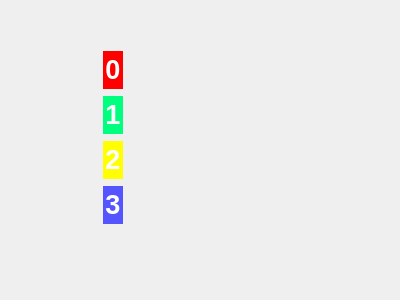
<?xml version="1.0" encoding="UTF-8"?>
<ui version="4.0">
 <class>Form</class>
 <widget class="QWidget" name="Form">
  <property name="geometry">
   <rect>
    <x>0</x>
    <y>0</y>
    <width>400</width>
    <height>300</height>
   </rect>
  </property>
  <property name="windowTitle">
   <string>Form</string>
  </property>
  <widget class="QLabel" name="label">
   <property name="geometry">
    <rect>
     <x>103</x>
     <y>51</y>
     <width>20</width>
     <height>38</height>
    </rect>
   </property>
   <property name="palette">
    <palette>
     <active>
      <colorrole role="WindowText">
       <brush brushstyle="SolidPattern">
        <color alpha="255">
         <red>0</red>
         <green>0</green>
         <blue>0</blue>
        </color>
       </brush>
      </colorrole>
      <colorrole role="Button">
       <brush brushstyle="SolidPattern">
        <color alpha="255">
         <red>255</red>
         <green>0</green>
         <blue>0</blue>
        </color>
       </brush>
      </colorrole>
      <colorrole role="Light">
       <brush brushstyle="SolidPattern">
        <color alpha="255">
         <red>255</red>
         <green>127</green>
         <blue>127</blue>
        </color>
       </brush>
      </colorrole>
      <colorrole role="Midlight">
       <brush brushstyle="SolidPattern">
        <color alpha="255">
         <red>255</red>
         <green>63</green>
         <blue>63</blue>
        </color>
       </brush>
      </colorrole>
      <colorrole role="Dark">
       <brush brushstyle="SolidPattern">
        <color alpha="255">
         <red>127</red>
         <green>0</green>
         <blue>0</blue>
        </color>
       </brush>
      </colorrole>
      <colorrole role="Mid">
       <brush brushstyle="SolidPattern">
        <color alpha="255">
         <red>170</red>
         <green>0</green>
         <blue>0</blue>
        </color>
       </brush>
      </colorrole>
      <colorrole role="Text">
       <brush brushstyle="SolidPattern">
        <color alpha="255">
         <red>0</red>
         <green>0</green>
         <blue>0</blue>
        </color>
       </brush>
      </colorrole>
      <colorrole role="BrightText">
       <brush brushstyle="SolidPattern">
        <color alpha="255">
         <red>255</red>
         <green>255</green>
         <blue>255</blue>
        </color>
       </brush>
      </colorrole>
      <colorrole role="ButtonText">
       <brush brushstyle="SolidPattern">
        <color alpha="255">
         <red>0</red>
         <green>0</green>
         <blue>0</blue>
        </color>
       </brush>
      </colorrole>
      <colorrole role="Base">
       <brush brushstyle="SolidPattern">
        <color alpha="255">
         <red>255</red>
         <green>255</green>
         <blue>255</blue>
        </color>
       </brush>
      </colorrole>
      <colorrole role="Window">
       <brush brushstyle="SolidPattern">
        <color alpha="255">
         <red>255</red>
         <green>0</green>
         <blue>0</blue>
        </color>
       </brush>
      </colorrole>
      <colorrole role="Shadow">
       <brush brushstyle="SolidPattern">
        <color alpha="255">
         <red>0</red>
         <green>0</green>
         <blue>0</blue>
        </color>
       </brush>
      </colorrole>
      <colorrole role="AlternateBase">
       <brush brushstyle="SolidPattern">
        <color alpha="255">
         <red>255</red>
         <green>127</green>
         <blue>127</blue>
        </color>
       </brush>
      </colorrole>
      <colorrole role="ToolTipBase">
       <brush brushstyle="SolidPattern">
        <color alpha="255">
         <red>255</red>
         <green>255</green>
         <blue>220</blue>
        </color>
       </brush>
      </colorrole>
      <colorrole role="ToolTipText">
       <brush brushstyle="SolidPattern">
        <color alpha="255">
         <red>0</red>
         <green>0</green>
         <blue>0</blue>
        </color>
       </brush>
      </colorrole>
     </active>
     <inactive>
      <colorrole role="WindowText">
       <brush brushstyle="SolidPattern">
        <color alpha="255">
         <red>0</red>
         <green>0</green>
         <blue>0</blue>
        </color>
       </brush>
      </colorrole>
      <colorrole role="Button">
       <brush brushstyle="SolidPattern">
        <color alpha="255">
         <red>255</red>
         <green>0</green>
         <blue>0</blue>
        </color>
       </brush>
      </colorrole>
      <colorrole role="Light">
       <brush brushstyle="SolidPattern">
        <color alpha="255">
         <red>255</red>
         <green>127</green>
         <blue>127</blue>
        </color>
       </brush>
      </colorrole>
      <colorrole role="Midlight">
       <brush brushstyle="SolidPattern">
        <color alpha="255">
         <red>255</red>
         <green>63</green>
         <blue>63</blue>
        </color>
       </brush>
      </colorrole>
      <colorrole role="Dark">
       <brush brushstyle="SolidPattern">
        <color alpha="255">
         <red>127</red>
         <green>0</green>
         <blue>0</blue>
        </color>
       </brush>
      </colorrole>
      <colorrole role="Mid">
       <brush brushstyle="SolidPattern">
        <color alpha="255">
         <red>170</red>
         <green>0</green>
         <blue>0</blue>
        </color>
       </brush>
      </colorrole>
      <colorrole role="Text">
       <brush brushstyle="SolidPattern">
        <color alpha="255">
         <red>0</red>
         <green>0</green>
         <blue>0</blue>
        </color>
       </brush>
      </colorrole>
      <colorrole role="BrightText">
       <brush brushstyle="SolidPattern">
        <color alpha="255">
         <red>255</red>
         <green>255</green>
         <blue>255</blue>
        </color>
       </brush>
      </colorrole>
      <colorrole role="ButtonText">
       <brush brushstyle="SolidPattern">
        <color alpha="255">
         <red>0</red>
         <green>0</green>
         <blue>0</blue>
        </color>
       </brush>
      </colorrole>
      <colorrole role="Base">
       <brush brushstyle="SolidPattern">
        <color alpha="255">
         <red>255</red>
         <green>255</green>
         <blue>255</blue>
        </color>
       </brush>
      </colorrole>
      <colorrole role="Window">
       <brush brushstyle="SolidPattern">
        <color alpha="255">
         <red>255</red>
         <green>0</green>
         <blue>0</blue>
        </color>
       </brush>
      </colorrole>
      <colorrole role="Shadow">
       <brush brushstyle="SolidPattern">
        <color alpha="255">
         <red>0</red>
         <green>0</green>
         <blue>0</blue>
        </color>
       </brush>
      </colorrole>
      <colorrole role="AlternateBase">
       <brush brushstyle="SolidPattern">
        <color alpha="255">
         <red>255</red>
         <green>127</green>
         <blue>127</blue>
        </color>
       </brush>
      </colorrole>
      <colorrole role="ToolTipBase">
       <brush brushstyle="SolidPattern">
        <color alpha="255">
         <red>255</red>
         <green>255</green>
         <blue>220</blue>
        </color>
       </brush>
      </colorrole>
      <colorrole role="ToolTipText">
       <brush brushstyle="SolidPattern">
        <color alpha="255">
         <red>0</red>
         <green>0</green>
         <blue>0</blue>
        </color>
       </brush>
      </colorrole>
     </inactive>
     <disabled>
      <colorrole role="WindowText">
       <brush brushstyle="SolidPattern">
        <color alpha="255">
         <red>127</red>
         <green>0</green>
         <blue>0</blue>
        </color>
       </brush>
      </colorrole>
      <colorrole role="Button">
       <brush brushstyle="SolidPattern">
        <color alpha="255">
         <red>255</red>
         <green>0</green>
         <blue>0</blue>
        </color>
       </brush>
      </colorrole>
      <colorrole role="Light">
       <brush brushstyle="SolidPattern">
        <color alpha="255">
         <red>255</red>
         <green>127</green>
         <blue>127</blue>
        </color>
       </brush>
      </colorrole>
      <colorrole role="Midlight">
       <brush brushstyle="SolidPattern">
        <color alpha="255">
         <red>255</red>
         <green>63</green>
         <blue>63</blue>
        </color>
       </brush>
      </colorrole>
      <colorrole role="Dark">
       <brush brushstyle="SolidPattern">
        <color alpha="255">
         <red>127</red>
         <green>0</green>
         <blue>0</blue>
        </color>
       </brush>
      </colorrole>
      <colorrole role="Mid">
       <brush brushstyle="SolidPattern">
        <color alpha="255">
         <red>170</red>
         <green>0</green>
         <blue>0</blue>
        </color>
       </brush>
      </colorrole>
      <colorrole role="Text">
       <brush brushstyle="SolidPattern">
        <color alpha="255">
         <red>127</red>
         <green>0</green>
         <blue>0</blue>
        </color>
       </brush>
      </colorrole>
      <colorrole role="BrightText">
       <brush brushstyle="SolidPattern">
        <color alpha="255">
         <red>255</red>
         <green>255</green>
         <blue>255</blue>
        </color>
       </brush>
      </colorrole>
      <colorrole role="ButtonText">
       <brush brushstyle="SolidPattern">
        <color alpha="255">
         <red>127</red>
         <green>0</green>
         <blue>0</blue>
        </color>
       </brush>
      </colorrole>
      <colorrole role="Base">
       <brush brushstyle="SolidPattern">
        <color alpha="255">
         <red>255</red>
         <green>0</green>
         <blue>0</blue>
        </color>
       </brush>
      </colorrole>
      <colorrole role="Window">
       <brush brushstyle="SolidPattern">
        <color alpha="255">
         <red>255</red>
         <green>0</green>
         <blue>0</blue>
        </color>
       </brush>
      </colorrole>
      <colorrole role="Shadow">
       <brush brushstyle="SolidPattern">
        <color alpha="255">
         <red>0</red>
         <green>0</green>
         <blue>0</blue>
        </color>
       </brush>
      </colorrole>
      <colorrole role="AlternateBase">
       <brush brushstyle="SolidPattern">
        <color alpha="255">
         <red>255</red>
         <green>0</green>
         <blue>0</blue>
        </color>
       </brush>
      </colorrole>
      <colorrole role="ToolTipBase">
       <brush brushstyle="SolidPattern">
        <color alpha="255">
         <red>255</red>
         <green>255</green>
         <blue>220</blue>
        </color>
       </brush>
      </colorrole>
      <colorrole role="ToolTipText">
       <brush brushstyle="SolidPattern">
        <color alpha="255">
         <red>0</red>
         <green>0</green>
         <blue>0</blue>
        </color>
       </brush>
      </colorrole>
     </disabled>
    </palette>
   </property>
   <property name="autoFillBackground">
    <bool>true</bool>
   </property>
   <property name="text">
    <string>&lt;html&gt;&lt;head/&gt;&lt;body&gt;&lt;p align=&quot;center&quot;&gt;&lt;span style=&quot; font-size:20pt; font-weight:600; color:#ffffff;&quot;&gt;0&lt;/span&gt;&lt;/p&gt;&lt;/body&gt;&lt;/html&gt;</string>
   </property>
  </widget>
  <widget class="QLabel" name="label_2">
   <property name="geometry">
    <rect>
     <x>103</x>
     <y>96</y>
     <width>20</width>
     <height>38</height>
    </rect>
   </property>
   <property name="palette">
    <palette>
     <active>
      <colorrole role="WindowText">
       <brush brushstyle="SolidPattern">
        <color alpha="255">
         <red>0</red>
         <green>0</green>
         <blue>0</blue>
        </color>
       </brush>
      </colorrole>
      <colorrole role="Button">
       <brush brushstyle="SolidPattern">
        <color alpha="255">
         <red>0</red>
         <green>255</green>
         <blue>127</blue>
        </color>
       </brush>
      </colorrole>
      <colorrole role="Light">
       <brush brushstyle="SolidPattern">
        <color alpha="255">
         <red>127</red>
         <green>255</green>
         <blue>191</blue>
        </color>
       </brush>
      </colorrole>
      <colorrole role="Midlight">
       <brush brushstyle="SolidPattern">
        <color alpha="255">
         <red>63</red>
         <green>255</green>
         <blue>159</blue>
        </color>
       </brush>
      </colorrole>
      <colorrole role="Dark">
       <brush brushstyle="SolidPattern">
        <color alpha="255">
         <red>0</red>
         <green>127</green>
         <blue>63</blue>
        </color>
       </brush>
      </colorrole>
      <colorrole role="Mid">
       <brush brushstyle="SolidPattern">
        <color alpha="255">
         <red>0</red>
         <green>170</green>
         <blue>84</blue>
        </color>
       </brush>
      </colorrole>
      <colorrole role="Text">
       <brush brushstyle="SolidPattern">
        <color alpha="255">
         <red>0</red>
         <green>0</green>
         <blue>0</blue>
        </color>
       </brush>
      </colorrole>
      <colorrole role="BrightText">
       <brush brushstyle="SolidPattern">
        <color alpha="255">
         <red>255</red>
         <green>255</green>
         <blue>255</blue>
        </color>
       </brush>
      </colorrole>
      <colorrole role="ButtonText">
       <brush brushstyle="SolidPattern">
        <color alpha="255">
         <red>0</red>
         <green>0</green>
         <blue>0</blue>
        </color>
       </brush>
      </colorrole>
      <colorrole role="Base">
       <brush brushstyle="SolidPattern">
        <color alpha="255">
         <red>255</red>
         <green>255</green>
         <blue>255</blue>
        </color>
       </brush>
      </colorrole>
      <colorrole role="Window">
       <brush brushstyle="SolidPattern">
        <color alpha="255">
         <red>0</red>
         <green>255</green>
         <blue>127</blue>
        </color>
       </brush>
      </colorrole>
      <colorrole role="Shadow">
       <brush brushstyle="SolidPattern">
        <color alpha="255">
         <red>0</red>
         <green>0</green>
         <blue>0</blue>
        </color>
       </brush>
      </colorrole>
      <colorrole role="AlternateBase">
       <brush brushstyle="SolidPattern">
        <color alpha="255">
         <red>127</red>
         <green>255</green>
         <blue>191</blue>
        </color>
       </brush>
      </colorrole>
      <colorrole role="ToolTipBase">
       <brush brushstyle="SolidPattern">
        <color alpha="255">
         <red>255</red>
         <green>255</green>
         <blue>220</blue>
        </color>
       </brush>
      </colorrole>
      <colorrole role="ToolTipText">
       <brush brushstyle="SolidPattern">
        <color alpha="255">
         <red>0</red>
         <green>0</green>
         <blue>0</blue>
        </color>
       </brush>
      </colorrole>
     </active>
     <inactive>
      <colorrole role="WindowText">
       <brush brushstyle="SolidPattern">
        <color alpha="255">
         <red>0</red>
         <green>0</green>
         <blue>0</blue>
        </color>
       </brush>
      </colorrole>
      <colorrole role="Button">
       <brush brushstyle="SolidPattern">
        <color alpha="255">
         <red>0</red>
         <green>255</green>
         <blue>127</blue>
        </color>
       </brush>
      </colorrole>
      <colorrole role="Light">
       <brush brushstyle="SolidPattern">
        <color alpha="255">
         <red>127</red>
         <green>255</green>
         <blue>191</blue>
        </color>
       </brush>
      </colorrole>
      <colorrole role="Midlight">
       <brush brushstyle="SolidPattern">
        <color alpha="255">
         <red>63</red>
         <green>255</green>
         <blue>159</blue>
        </color>
       </brush>
      </colorrole>
      <colorrole role="Dark">
       <brush brushstyle="SolidPattern">
        <color alpha="255">
         <red>0</red>
         <green>127</green>
         <blue>63</blue>
        </color>
       </brush>
      </colorrole>
      <colorrole role="Mid">
       <brush brushstyle="SolidPattern">
        <color alpha="255">
         <red>0</red>
         <green>170</green>
         <blue>84</blue>
        </color>
       </brush>
      </colorrole>
      <colorrole role="Text">
       <brush brushstyle="SolidPattern">
        <color alpha="255">
         <red>0</red>
         <green>0</green>
         <blue>0</blue>
        </color>
       </brush>
      </colorrole>
      <colorrole role="BrightText">
       <brush brushstyle="SolidPattern">
        <color alpha="255">
         <red>255</red>
         <green>255</green>
         <blue>255</blue>
        </color>
       </brush>
      </colorrole>
      <colorrole role="ButtonText">
       <brush brushstyle="SolidPattern">
        <color alpha="255">
         <red>0</red>
         <green>0</green>
         <blue>0</blue>
        </color>
       </brush>
      </colorrole>
      <colorrole role="Base">
       <brush brushstyle="SolidPattern">
        <color alpha="255">
         <red>255</red>
         <green>255</green>
         <blue>255</blue>
        </color>
       </brush>
      </colorrole>
      <colorrole role="Window">
       <brush brushstyle="SolidPattern">
        <color alpha="255">
         <red>0</red>
         <green>255</green>
         <blue>127</blue>
        </color>
       </brush>
      </colorrole>
      <colorrole role="Shadow">
       <brush brushstyle="SolidPattern">
        <color alpha="255">
         <red>0</red>
         <green>0</green>
         <blue>0</blue>
        </color>
       </brush>
      </colorrole>
      <colorrole role="AlternateBase">
       <brush brushstyle="SolidPattern">
        <color alpha="255">
         <red>127</red>
         <green>255</green>
         <blue>191</blue>
        </color>
       </brush>
      </colorrole>
      <colorrole role="ToolTipBase">
       <brush brushstyle="SolidPattern">
        <color alpha="255">
         <red>255</red>
         <green>255</green>
         <blue>220</blue>
        </color>
       </brush>
      </colorrole>
      <colorrole role="ToolTipText">
       <brush brushstyle="SolidPattern">
        <color alpha="255">
         <red>0</red>
         <green>0</green>
         <blue>0</blue>
        </color>
       </brush>
      </colorrole>
     </inactive>
     <disabled>
      <colorrole role="WindowText">
       <brush brushstyle="SolidPattern">
        <color alpha="255">
         <red>0</red>
         <green>127</green>
         <blue>63</blue>
        </color>
       </brush>
      </colorrole>
      <colorrole role="Button">
       <brush brushstyle="SolidPattern">
        <color alpha="255">
         <red>0</red>
         <green>255</green>
         <blue>127</blue>
        </color>
       </brush>
      </colorrole>
      <colorrole role="Light">
       <brush brushstyle="SolidPattern">
        <color alpha="255">
         <red>127</red>
         <green>255</green>
         <blue>191</blue>
        </color>
       </brush>
      </colorrole>
      <colorrole role="Midlight">
       <brush brushstyle="SolidPattern">
        <color alpha="255">
         <red>63</red>
         <green>255</green>
         <blue>159</blue>
        </color>
       </brush>
      </colorrole>
      <colorrole role="Dark">
       <brush brushstyle="SolidPattern">
        <color alpha="255">
         <red>0</red>
         <green>127</green>
         <blue>63</blue>
        </color>
       </brush>
      </colorrole>
      <colorrole role="Mid">
       <brush brushstyle="SolidPattern">
        <color alpha="255">
         <red>0</red>
         <green>170</green>
         <blue>84</blue>
        </color>
       </brush>
      </colorrole>
      <colorrole role="Text">
       <brush brushstyle="SolidPattern">
        <color alpha="255">
         <red>0</red>
         <green>127</green>
         <blue>63</blue>
        </color>
       </brush>
      </colorrole>
      <colorrole role="BrightText">
       <brush brushstyle="SolidPattern">
        <color alpha="255">
         <red>255</red>
         <green>255</green>
         <blue>255</blue>
        </color>
       </brush>
      </colorrole>
      <colorrole role="ButtonText">
       <brush brushstyle="SolidPattern">
        <color alpha="255">
         <red>0</red>
         <green>127</green>
         <blue>63</blue>
        </color>
       </brush>
      </colorrole>
      <colorrole role="Base">
       <brush brushstyle="SolidPattern">
        <color alpha="255">
         <red>0</red>
         <green>255</green>
         <blue>127</blue>
        </color>
       </brush>
      </colorrole>
      <colorrole role="Window">
       <brush brushstyle="SolidPattern">
        <color alpha="255">
         <red>0</red>
         <green>255</green>
         <blue>127</blue>
        </color>
       </brush>
      </colorrole>
      <colorrole role="Shadow">
       <brush brushstyle="SolidPattern">
        <color alpha="255">
         <red>0</red>
         <green>0</green>
         <blue>0</blue>
        </color>
       </brush>
      </colorrole>
      <colorrole role="AlternateBase">
       <brush brushstyle="SolidPattern">
        <color alpha="255">
         <red>0</red>
         <green>255</green>
         <blue>127</blue>
        </color>
       </brush>
      </colorrole>
      <colorrole role="ToolTipBase">
       <brush brushstyle="SolidPattern">
        <color alpha="255">
         <red>255</red>
         <green>255</green>
         <blue>220</blue>
        </color>
       </brush>
      </colorrole>
      <colorrole role="ToolTipText">
       <brush brushstyle="SolidPattern">
        <color alpha="255">
         <red>0</red>
         <green>0</green>
         <blue>0</blue>
        </color>
       </brush>
      </colorrole>
     </disabled>
    </palette>
   </property>
   <property name="autoFillBackground">
    <bool>true</bool>
   </property>
   <property name="text">
    <string>&lt;html&gt;&lt;head/&gt;&lt;body&gt;&lt;p align=&quot;center&quot;&gt;&lt;span style=&quot; font-size:20pt; font-weight:600; color:#ffffff;&quot;&gt;1&lt;/span&gt;&lt;/p&gt;&lt;/body&gt;&lt;/html&gt;</string>
   </property>
  </widget>
  <widget class="QLabel" name="label_3">
   <property name="geometry">
    <rect>
     <x>103</x>
     <y>141</y>
     <width>20</width>
     <height>38</height>
    </rect>
   </property>
   <property name="palette">
    <palette>
     <active>
      <colorrole role="WindowText">
       <brush brushstyle="SolidPattern">
        <color alpha="255">
         <red>0</red>
         <green>0</green>
         <blue>0</blue>
        </color>
       </brush>
      </colorrole>
      <colorrole role="Button">
       <brush brushstyle="SolidPattern">
        <color alpha="255">
         <red>255</red>
         <green>255</green>
         <blue>0</blue>
        </color>
       </brush>
      </colorrole>
      <colorrole role="Light">
       <brush brushstyle="SolidPattern">
        <color alpha="255">
         <red>255</red>
         <green>255</green>
         <blue>127</blue>
        </color>
       </brush>
      </colorrole>
      <colorrole role="Midlight">
       <brush brushstyle="SolidPattern">
        <color alpha="255">
         <red>255</red>
         <green>255</green>
         <blue>63</blue>
        </color>
       </brush>
      </colorrole>
      <colorrole role="Dark">
       <brush brushstyle="SolidPattern">
        <color alpha="255">
         <red>127</red>
         <green>127</green>
         <blue>0</blue>
        </color>
       </brush>
      </colorrole>
      <colorrole role="Mid">
       <brush brushstyle="SolidPattern">
        <color alpha="255">
         <red>170</red>
         <green>170</green>
         <blue>0</blue>
        </color>
       </brush>
      </colorrole>
      <colorrole role="Text">
       <brush brushstyle="SolidPattern">
        <color alpha="255">
         <red>0</red>
         <green>0</green>
         <blue>0</blue>
        </color>
       </brush>
      </colorrole>
      <colorrole role="BrightText">
       <brush brushstyle="SolidPattern">
        <color alpha="255">
         <red>255</red>
         <green>255</green>
         <blue>255</blue>
        </color>
       </brush>
      </colorrole>
      <colorrole role="ButtonText">
       <brush brushstyle="SolidPattern">
        <color alpha="255">
         <red>0</red>
         <green>0</green>
         <blue>0</blue>
        </color>
       </brush>
      </colorrole>
      <colorrole role="Base">
       <brush brushstyle="SolidPattern">
        <color alpha="255">
         <red>255</red>
         <green>255</green>
         <blue>255</blue>
        </color>
       </brush>
      </colorrole>
      <colorrole role="Window">
       <brush brushstyle="SolidPattern">
        <color alpha="255">
         <red>255</red>
         <green>255</green>
         <blue>0</blue>
        </color>
       </brush>
      </colorrole>
      <colorrole role="Shadow">
       <brush brushstyle="SolidPattern">
        <color alpha="255">
         <red>0</red>
         <green>0</green>
         <blue>0</blue>
        </color>
       </brush>
      </colorrole>
      <colorrole role="AlternateBase">
       <brush brushstyle="SolidPattern">
        <color alpha="255">
         <red>255</red>
         <green>255</green>
         <blue>127</blue>
        </color>
       </brush>
      </colorrole>
      <colorrole role="ToolTipBase">
       <brush brushstyle="SolidPattern">
        <color alpha="255">
         <red>255</red>
         <green>255</green>
         <blue>220</blue>
        </color>
       </brush>
      </colorrole>
      <colorrole role="ToolTipText">
       <brush brushstyle="SolidPattern">
        <color alpha="255">
         <red>0</red>
         <green>0</green>
         <blue>0</blue>
        </color>
       </brush>
      </colorrole>
     </active>
     <inactive>
      <colorrole role="WindowText">
       <brush brushstyle="SolidPattern">
        <color alpha="255">
         <red>0</red>
         <green>0</green>
         <blue>0</blue>
        </color>
       </brush>
      </colorrole>
      <colorrole role="Button">
       <brush brushstyle="SolidPattern">
        <color alpha="255">
         <red>255</red>
         <green>255</green>
         <blue>0</blue>
        </color>
       </brush>
      </colorrole>
      <colorrole role="Light">
       <brush brushstyle="SolidPattern">
        <color alpha="255">
         <red>255</red>
         <green>255</green>
         <blue>127</blue>
        </color>
       </brush>
      </colorrole>
      <colorrole role="Midlight">
       <brush brushstyle="SolidPattern">
        <color alpha="255">
         <red>255</red>
         <green>255</green>
         <blue>63</blue>
        </color>
       </brush>
      </colorrole>
      <colorrole role="Dark">
       <brush brushstyle="SolidPattern">
        <color alpha="255">
         <red>127</red>
         <green>127</green>
         <blue>0</blue>
        </color>
       </brush>
      </colorrole>
      <colorrole role="Mid">
       <brush brushstyle="SolidPattern">
        <color alpha="255">
         <red>170</red>
         <green>170</green>
         <blue>0</blue>
        </color>
       </brush>
      </colorrole>
      <colorrole role="Text">
       <brush brushstyle="SolidPattern">
        <color alpha="255">
         <red>0</red>
         <green>0</green>
         <blue>0</blue>
        </color>
       </brush>
      </colorrole>
      <colorrole role="BrightText">
       <brush brushstyle="SolidPattern">
        <color alpha="255">
         <red>255</red>
         <green>255</green>
         <blue>255</blue>
        </color>
       </brush>
      </colorrole>
      <colorrole role="ButtonText">
       <brush brushstyle="SolidPattern">
        <color alpha="255">
         <red>0</red>
         <green>0</green>
         <blue>0</blue>
        </color>
       </brush>
      </colorrole>
      <colorrole role="Base">
       <brush brushstyle="SolidPattern">
        <color alpha="255">
         <red>255</red>
         <green>255</green>
         <blue>255</blue>
        </color>
       </brush>
      </colorrole>
      <colorrole role="Window">
       <brush brushstyle="SolidPattern">
        <color alpha="255">
         <red>255</red>
         <green>255</green>
         <blue>0</blue>
        </color>
       </brush>
      </colorrole>
      <colorrole role="Shadow">
       <brush brushstyle="SolidPattern">
        <color alpha="255">
         <red>0</red>
         <green>0</green>
         <blue>0</blue>
        </color>
       </brush>
      </colorrole>
      <colorrole role="AlternateBase">
       <brush brushstyle="SolidPattern">
        <color alpha="255">
         <red>255</red>
         <green>255</green>
         <blue>127</blue>
        </color>
       </brush>
      </colorrole>
      <colorrole role="ToolTipBase">
       <brush brushstyle="SolidPattern">
        <color alpha="255">
         <red>255</red>
         <green>255</green>
         <blue>220</blue>
        </color>
       </brush>
      </colorrole>
      <colorrole role="ToolTipText">
       <brush brushstyle="SolidPattern">
        <color alpha="255">
         <red>0</red>
         <green>0</green>
         <blue>0</blue>
        </color>
       </brush>
      </colorrole>
     </inactive>
     <disabled>
      <colorrole role="WindowText">
       <brush brushstyle="SolidPattern">
        <color alpha="255">
         <red>127</red>
         <green>127</green>
         <blue>0</blue>
        </color>
       </brush>
      </colorrole>
      <colorrole role="Button">
       <brush brushstyle="SolidPattern">
        <color alpha="255">
         <red>255</red>
         <green>255</green>
         <blue>0</blue>
        </color>
       </brush>
      </colorrole>
      <colorrole role="Light">
       <brush brushstyle="SolidPattern">
        <color alpha="255">
         <red>255</red>
         <green>255</green>
         <blue>127</blue>
        </color>
       </brush>
      </colorrole>
      <colorrole role="Midlight">
       <brush brushstyle="SolidPattern">
        <color alpha="255">
         <red>255</red>
         <green>255</green>
         <blue>63</blue>
        </color>
       </brush>
      </colorrole>
      <colorrole role="Dark">
       <brush brushstyle="SolidPattern">
        <color alpha="255">
         <red>127</red>
         <green>127</green>
         <blue>0</blue>
        </color>
       </brush>
      </colorrole>
      <colorrole role="Mid">
       <brush brushstyle="SolidPattern">
        <color alpha="255">
         <red>170</red>
         <green>170</green>
         <blue>0</blue>
        </color>
       </brush>
      </colorrole>
      <colorrole role="Text">
       <brush brushstyle="SolidPattern">
        <color alpha="255">
         <red>127</red>
         <green>127</green>
         <blue>0</blue>
        </color>
       </brush>
      </colorrole>
      <colorrole role="BrightText">
       <brush brushstyle="SolidPattern">
        <color alpha="255">
         <red>255</red>
         <green>255</green>
         <blue>255</blue>
        </color>
       </brush>
      </colorrole>
      <colorrole role="ButtonText">
       <brush brushstyle="SolidPattern">
        <color alpha="255">
         <red>127</red>
         <green>127</green>
         <blue>0</blue>
        </color>
       </brush>
      </colorrole>
      <colorrole role="Base">
       <brush brushstyle="SolidPattern">
        <color alpha="255">
         <red>255</red>
         <green>255</green>
         <blue>0</blue>
        </color>
       </brush>
      </colorrole>
      <colorrole role="Window">
       <brush brushstyle="SolidPattern">
        <color alpha="255">
         <red>255</red>
         <green>255</green>
         <blue>0</blue>
        </color>
       </brush>
      </colorrole>
      <colorrole role="Shadow">
       <brush brushstyle="SolidPattern">
        <color alpha="255">
         <red>0</red>
         <green>0</green>
         <blue>0</blue>
        </color>
       </brush>
      </colorrole>
      <colorrole role="AlternateBase">
       <brush brushstyle="SolidPattern">
        <color alpha="255">
         <red>255</red>
         <green>255</green>
         <blue>0</blue>
        </color>
       </brush>
      </colorrole>
      <colorrole role="ToolTipBase">
       <brush brushstyle="SolidPattern">
        <color alpha="255">
         <red>255</red>
         <green>255</green>
         <blue>220</blue>
        </color>
       </brush>
      </colorrole>
      <colorrole role="ToolTipText">
       <brush brushstyle="SolidPattern">
        <color alpha="255">
         <red>0</red>
         <green>0</green>
         <blue>0</blue>
        </color>
       </brush>
      </colorrole>
     </disabled>
    </palette>
   </property>
   <property name="autoFillBackground">
    <bool>true</bool>
   </property>
   <property name="text">
    <string>&lt;html&gt;&lt;head/&gt;&lt;body&gt;&lt;p align=&quot;center&quot;&gt;&lt;span style=&quot; font-size:20pt; font-weight:600; color:#ffffff;&quot;&gt;2&lt;/span&gt;&lt;/p&gt;&lt;/body&gt;&lt;/html&gt;</string>
   </property>
  </widget>
  <widget class="QLabel" name="label_4">
   <property name="geometry">
    <rect>
     <x>103</x>
     <y>186</y>
     <width>20</width>
     <height>38</height>
    </rect>
   </property>
   <property name="palette">
    <palette>
     <active>
      <colorrole role="WindowText">
       <brush brushstyle="SolidPattern">
        <color alpha="255">
         <red>0</red>
         <green>0</green>
         <blue>0</blue>
        </color>
       </brush>
      </colorrole>
      <colorrole role="Button">
       <brush brushstyle="SolidPattern">
        <color alpha="255">
         <red>85</red>
         <green>85</green>
         <blue>255</blue>
        </color>
       </brush>
      </colorrole>
      <colorrole role="Light">
       <brush brushstyle="SolidPattern">
        <color alpha="255">
         <red>213</red>
         <green>213</green>
         <blue>255</blue>
        </color>
       </brush>
      </colorrole>
      <colorrole role="Midlight">
       <brush brushstyle="SolidPattern">
        <color alpha="255">
         <red>149</red>
         <green>149</green>
         <blue>255</blue>
        </color>
       </brush>
      </colorrole>
      <colorrole role="Dark">
       <brush brushstyle="SolidPattern">
        <color alpha="255">
         <red>42</red>
         <green>42</green>
         <blue>127</blue>
        </color>
       </brush>
      </colorrole>
      <colorrole role="Mid">
       <brush brushstyle="SolidPattern">
        <color alpha="255">
         <red>56</red>
         <green>56</green>
         <blue>170</blue>
        </color>
       </brush>
      </colorrole>
      <colorrole role="Text">
       <brush brushstyle="SolidPattern">
        <color alpha="255">
         <red>0</red>
         <green>0</green>
         <blue>0</blue>
        </color>
       </brush>
      </colorrole>
      <colorrole role="BrightText">
       <brush brushstyle="SolidPattern">
        <color alpha="255">
         <red>255</red>
         <green>255</green>
         <blue>255</blue>
        </color>
       </brush>
      </colorrole>
      <colorrole role="ButtonText">
       <brush brushstyle="SolidPattern">
        <color alpha="255">
         <red>0</red>
         <green>0</green>
         <blue>0</blue>
        </color>
       </brush>
      </colorrole>
      <colorrole role="Base">
       <brush brushstyle="SolidPattern">
        <color alpha="255">
         <red>255</red>
         <green>255</green>
         <blue>255</blue>
        </color>
       </brush>
      </colorrole>
      <colorrole role="Window">
       <brush brushstyle="SolidPattern">
        <color alpha="255">
         <red>85</red>
         <green>85</green>
         <blue>255</blue>
        </color>
       </brush>
      </colorrole>
      <colorrole role="Shadow">
       <brush brushstyle="SolidPattern">
        <color alpha="255">
         <red>0</red>
         <green>0</green>
         <blue>0</blue>
        </color>
       </brush>
      </colorrole>
      <colorrole role="AlternateBase">
       <brush brushstyle="SolidPattern">
        <color alpha="255">
         <red>170</red>
         <green>170</green>
         <blue>255</blue>
        </color>
       </brush>
      </colorrole>
      <colorrole role="ToolTipBase">
       <brush brushstyle="SolidPattern">
        <color alpha="255">
         <red>255</red>
         <green>255</green>
         <blue>220</blue>
        </color>
       </brush>
      </colorrole>
      <colorrole role="ToolTipText">
       <brush brushstyle="SolidPattern">
        <color alpha="255">
         <red>0</red>
         <green>0</green>
         <blue>0</blue>
        </color>
       </brush>
      </colorrole>
     </active>
     <inactive>
      <colorrole role="WindowText">
       <brush brushstyle="SolidPattern">
        <color alpha="255">
         <red>0</red>
         <green>0</green>
         <blue>0</blue>
        </color>
       </brush>
      </colorrole>
      <colorrole role="Button">
       <brush brushstyle="SolidPattern">
        <color alpha="255">
         <red>85</red>
         <green>85</green>
         <blue>255</blue>
        </color>
       </brush>
      </colorrole>
      <colorrole role="Light">
       <brush brushstyle="SolidPattern">
        <color alpha="255">
         <red>213</red>
         <green>213</green>
         <blue>255</blue>
        </color>
       </brush>
      </colorrole>
      <colorrole role="Midlight">
       <brush brushstyle="SolidPattern">
        <color alpha="255">
         <red>149</red>
         <green>149</green>
         <blue>255</blue>
        </color>
       </brush>
      </colorrole>
      <colorrole role="Dark">
       <brush brushstyle="SolidPattern">
        <color alpha="255">
         <red>42</red>
         <green>42</green>
         <blue>127</blue>
        </color>
       </brush>
      </colorrole>
      <colorrole role="Mid">
       <brush brushstyle="SolidPattern">
        <color alpha="255">
         <red>56</red>
         <green>56</green>
         <blue>170</blue>
        </color>
       </brush>
      </colorrole>
      <colorrole role="Text">
       <brush brushstyle="SolidPattern">
        <color alpha="255">
         <red>0</red>
         <green>0</green>
         <blue>0</blue>
        </color>
       </brush>
      </colorrole>
      <colorrole role="BrightText">
       <brush brushstyle="SolidPattern">
        <color alpha="255">
         <red>255</red>
         <green>255</green>
         <blue>255</blue>
        </color>
       </brush>
      </colorrole>
      <colorrole role="ButtonText">
       <brush brushstyle="SolidPattern">
        <color alpha="255">
         <red>0</red>
         <green>0</green>
         <blue>0</blue>
        </color>
       </brush>
      </colorrole>
      <colorrole role="Base">
       <brush brushstyle="SolidPattern">
        <color alpha="255">
         <red>255</red>
         <green>255</green>
         <blue>255</blue>
        </color>
       </brush>
      </colorrole>
      <colorrole role="Window">
       <brush brushstyle="SolidPattern">
        <color alpha="255">
         <red>85</red>
         <green>85</green>
         <blue>255</blue>
        </color>
       </brush>
      </colorrole>
      <colorrole role="Shadow">
       <brush brushstyle="SolidPattern">
        <color alpha="255">
         <red>0</red>
         <green>0</green>
         <blue>0</blue>
        </color>
       </brush>
      </colorrole>
      <colorrole role="AlternateBase">
       <brush brushstyle="SolidPattern">
        <color alpha="255">
         <red>170</red>
         <green>170</green>
         <blue>255</blue>
        </color>
       </brush>
      </colorrole>
      <colorrole role="ToolTipBase">
       <brush brushstyle="SolidPattern">
        <color alpha="255">
         <red>255</red>
         <green>255</green>
         <blue>220</blue>
        </color>
       </brush>
      </colorrole>
      <colorrole role="ToolTipText">
       <brush brushstyle="SolidPattern">
        <color alpha="255">
         <red>0</red>
         <green>0</green>
         <blue>0</blue>
        </color>
       </brush>
      </colorrole>
     </inactive>
     <disabled>
      <colorrole role="WindowText">
       <brush brushstyle="SolidPattern">
        <color alpha="255">
         <red>42</red>
         <green>42</green>
         <blue>127</blue>
        </color>
       </brush>
      </colorrole>
      <colorrole role="Button">
       <brush brushstyle="SolidPattern">
        <color alpha="255">
         <red>85</red>
         <green>85</green>
         <blue>255</blue>
        </color>
       </brush>
      </colorrole>
      <colorrole role="Light">
       <brush brushstyle="SolidPattern">
        <color alpha="255">
         <red>213</red>
         <green>213</green>
         <blue>255</blue>
        </color>
       </brush>
      </colorrole>
      <colorrole role="Midlight">
       <brush brushstyle="SolidPattern">
        <color alpha="255">
         <red>149</red>
         <green>149</green>
         <blue>255</blue>
        </color>
       </brush>
      </colorrole>
      <colorrole role="Dark">
       <brush brushstyle="SolidPattern">
        <color alpha="255">
         <red>42</red>
         <green>42</green>
         <blue>127</blue>
        </color>
       </brush>
      </colorrole>
      <colorrole role="Mid">
       <brush brushstyle="SolidPattern">
        <color alpha="255">
         <red>56</red>
         <green>56</green>
         <blue>170</blue>
        </color>
       </brush>
      </colorrole>
      <colorrole role="Text">
       <brush brushstyle="SolidPattern">
        <color alpha="255">
         <red>42</red>
         <green>42</green>
         <blue>127</blue>
        </color>
       </brush>
      </colorrole>
      <colorrole role="BrightText">
       <brush brushstyle="SolidPattern">
        <color alpha="255">
         <red>255</red>
         <green>255</green>
         <blue>255</blue>
        </color>
       </brush>
      </colorrole>
      <colorrole role="ButtonText">
       <brush brushstyle="SolidPattern">
        <color alpha="255">
         <red>42</red>
         <green>42</green>
         <blue>127</blue>
        </color>
       </brush>
      </colorrole>
      <colorrole role="Base">
       <brush brushstyle="SolidPattern">
        <color alpha="255">
         <red>85</red>
         <green>85</green>
         <blue>255</blue>
        </color>
       </brush>
      </colorrole>
      <colorrole role="Window">
       <brush brushstyle="SolidPattern">
        <color alpha="255">
         <red>85</red>
         <green>85</green>
         <blue>255</blue>
        </color>
       </brush>
      </colorrole>
      <colorrole role="Shadow">
       <brush brushstyle="SolidPattern">
        <color alpha="255">
         <red>0</red>
         <green>0</green>
         <blue>0</blue>
        </color>
       </brush>
      </colorrole>
      <colorrole role="AlternateBase">
       <brush brushstyle="SolidPattern">
        <color alpha="255">
         <red>85</red>
         <green>85</green>
         <blue>255</blue>
        </color>
       </brush>
      </colorrole>
      <colorrole role="ToolTipBase">
       <brush brushstyle="SolidPattern">
        <color alpha="255">
         <red>255</red>
         <green>255</green>
         <blue>220</blue>
        </color>
       </brush>
      </colorrole>
      <colorrole role="ToolTipText">
       <brush brushstyle="SolidPattern">
        <color alpha="255">
         <red>0</red>
         <green>0</green>
         <blue>0</blue>
        </color>
       </brush>
      </colorrole>
     </disabled>
    </palette>
   </property>
   <property name="autoFillBackground">
    <bool>true</bool>
   </property>
   <property name="text">
    <string>&lt;html&gt;&lt;head/&gt;&lt;body&gt;&lt;p align=&quot;center&quot;&gt;&lt;span style=&quot; font-size:20pt; font-weight:600; color:#ffffff;&quot;&gt;3&lt;/span&gt;&lt;/p&gt;&lt;/body&gt;&lt;/html&gt;</string>
   </property>
  </widget>
 </widget>
 <resources/>
 <connections/>
</ui>
